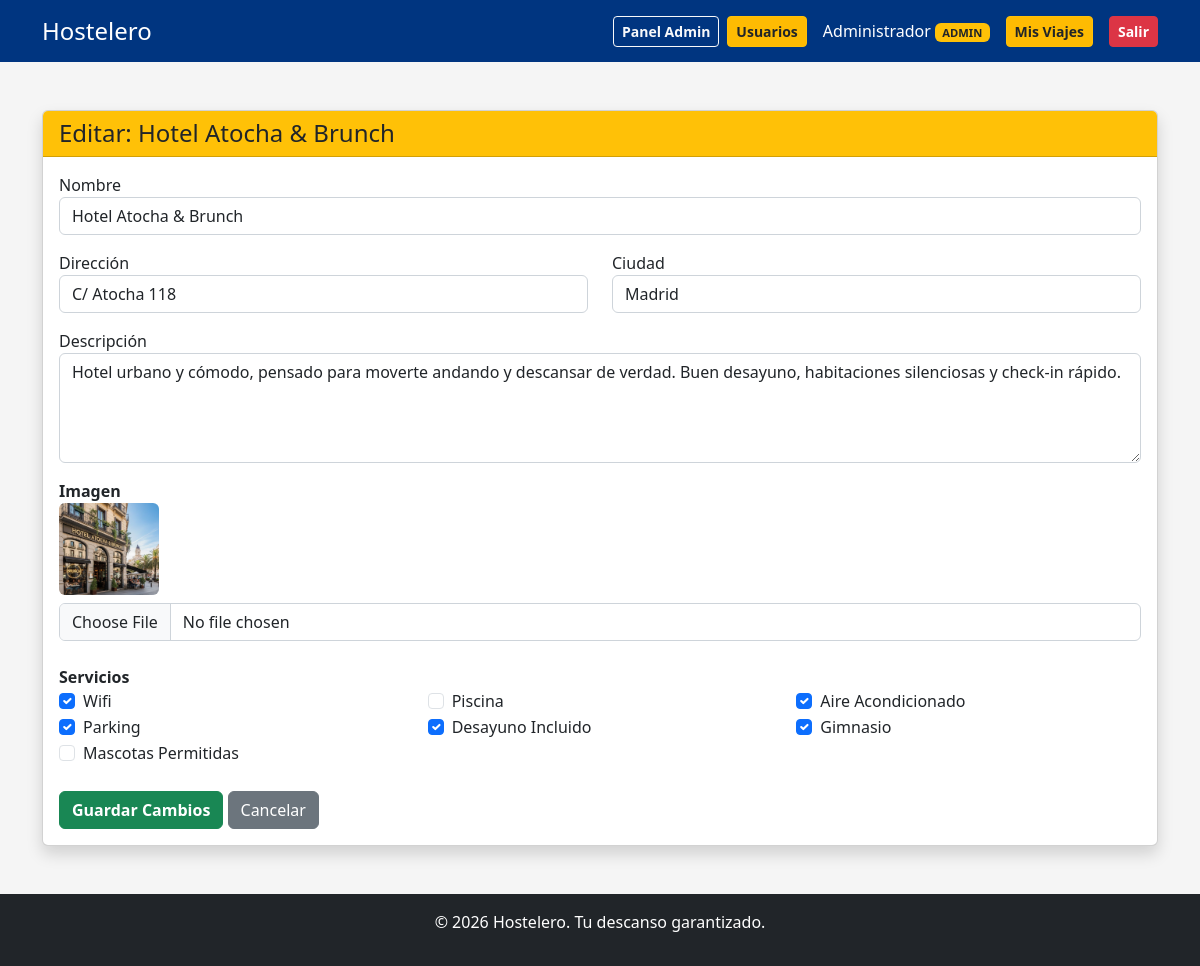
Screenshot of /app/editar_hotel.php?id=22 (signed in) with the database file from the repository.
### tables this page shows
CREATE TABLE `hotel` (
  `id_hotel` int(11) NOT NULL,
  `id_usuario` int(11) NOT NULL,
  `nombre` varchar(100) NOT NULL,
  `direccion` varchar(200) DEFAULT NULL,
  `ciudad` varchar(50) DEFAULT NULL,
  `descripcion` text DEFAULT NULL,
  `imagen` varchar(255) DEFAULT NULL
);

CREATE TABLE `servicio` (
  `id_servicio` int(11) NOT NULL,
  `nombre` varchar(50) NOT NULL
);

### app/editar_hotel.php (the view, shortened to what this page needs)
<?php
require 'includes/db.php';
require 'includes/header.php';
$id_hotel = $_GET['id'] ?? 0;
$id_usuario = $_SESSION['user_id'];
$rol = $_SESSION['user_role'];
if ($rol == 'admin') {
    $stmt = $pdo->prepare("SELECT * FROM hotel WHERE id_hotel = ?");
    $stmt->execute([$id_hotel]);
} else {
    $stmt = $pdo->prepare("SELECT * FROM hotel WHERE id_hotel = ? AND id_usuario = ?");
    $stmt->execute([$id_hotel, $id_usuario]);
}
$hotel = $stmt->fetch();
$stmtServ = $pdo->query("SELECT * FROM servicio");
$todos_servicios = $stmtServ->fetchAll();
$stmtMisServ = $pdo->prepare("SELECT id_servicio FROM hotel_servicio WHERE id_hotel = ?");
$stmtMisServ->execute([$id_hotel]);
$mis_servicios_ids = $stmtMisServ->fetchAll(PDO::FETCH_COLUMN);
?>
<div class="container mt-5">
    <div class="card shadow">
        <div class="card-header bg-warning text-dark">
            <h4 class="mb-0">Editar: <?php echo htmlspecialchars($hotel['nombre']); ?></h4>
        </div>
        <div class="card-body">
            <form method="POST" enctype="multipart/form-data">
                <div class="mb-3"><label>Nombre</label><input type="text" name="nombre" class="form-control" value="<?php echo htmlspecialchars($hotel['nombre']); ?>" required></div>
                <div class="row">
                    <div class="col-md-6 mb-3"><label>Dirección</label><input type="text" name="direccion" class="form-control" value="<?php echo htmlspecialchars($hotel['direccion']); ?>" required></div>
                    <div class="col-md-6 mb-3"><label>Ciudad</label><input type="text" name="ciudad" class="form-control" value="<?php echo htmlspecialchars($hotel['ciudad']); ?>" required></div>
                </div>
                <div class="mb-3"><label>Descripción</label><textarea name="descripcion" class="form-control" rows="4"><?php echo htmlspecialchars($hotel['descripcion']); ?></textarea></div>
                <div class="mb-4">
                    <label class="fw-bold">Imagen</label><br>
                    <?php if($hotel['imagen']): ?><img src="uploads/<?php echo $hotel['imagen']; ?>" width="100" class="mb-2 rounded"><?php endif; ?>
                    <input type="file" name="imagen" class="form-control" accept="image/png,image/jpeg">
                </div>
                <div class="mb-4">
                    <label class="fw-bold">Servicios</label>
                    <div class="row">
                    <?php foreach($todos_servicios as $srv): ?>
                        <?php $checked = in_array($srv['id_servicio'], $mis_servicios_ids) ? 'checked' : ''; ?>
                        <div class="col-md-4">
                            <div class="form-check">
                                <input class="form-check-input" type="checkbox" name="servicios[]" value="<?php echo $srv['id_servicio']; ?>" <?php echo $checked; ?>>
                                <label class="form-check-label"><?php echo htmlspecialchars($srv['nombre']); ?></label>
                            </div>
                        </div>
                    <?php endforeach; ?>
                    </div>
                </div>
                <button type="submit" class="btn btn-success fw-bold">Guardar Cambios</button>
                <a href="mis_hoteles.php" class="btn btn-secondary">Cancelar</a>
            </form>
        </div>
    </div>
</div>
<?php require 'includes/footer.php'; ?>

### app/css/style.css (style rules this page uses)
:root { --primary-color: #003580; --secondary-color: #febb02; --bg-light: #f5f5f5 }
body { font-family: Segoe UI, Tahoma, Geneva, Verdana, sans-serif; background: #f5f5f5; color: #212529; margin: 0 }
.row { display: flex; flex-wrap: wrap; gap: 0 }
.row>[class*='col-'] { display: flex; flex-direction: column; align-items: stretch }
.col-md-4 { display: flex; flex-direction: column }
.form-control { background: #fff; border: 1px solid #ced4da }
a { color: var(--primary-color) }

### app/includes/header.php (style rules this page uses)
html, body { height: 100%; margin: 0; }
body { display: flex; flex-direction: column; min-height: 100vh; }

### rows the page displays
hotel: nombre "Hotel Atocha & Brunch", direccion "C/ Atocha 118", ciudad "Madrid", descripcion "Hotel urbano y cómodo, pensado para moverte andando y descansar de verdad. Buen desayuno, habitaciones silenciosas y check-in rápido.", imagen (picture)
servicio: nombre "Wifi"
servicio: nombre "Piscina"
servicio: nombre "Aire Acondicionado"
servicio: nombre "Parking"
servicio: nombre "Desayuno Incluido"
servicio: nombre "Gimnasio"
servicio: nombre "Mascotas Permitidas"

### other values shown
$_SESSION['user_name'] "Administrador"
$_SESSION['user_role'] "ADMIN"
